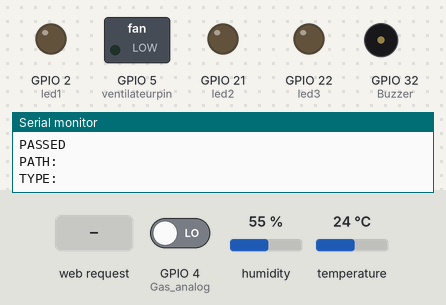
This sketch was run on a simulated ESP32. Shown: switched loads named in the sketch (green lamp = pin HIGH), output pins drawn as LEDs (lit = HIGH), buzzer (waves = sounding, pin HIGH), the last lines printed to the serial monitor. The inputs (shaded band) are chosen by the test bench; at power-on: GPIO 4 (Gas_analog) LOW, humidity 55 %, temperature 24 °C. WiFi joins after 1.5 s; servers stay silent unless stated.

Above: at 4.2 s.
4.3 s: GPIO 4 (Gas_analog) driven HIGH
At 5.49 s:
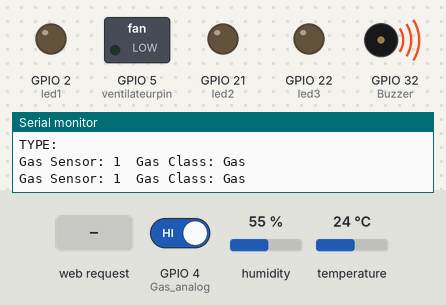
8.5 s: HTTP request GET /led1ON received
At 9.5 s:
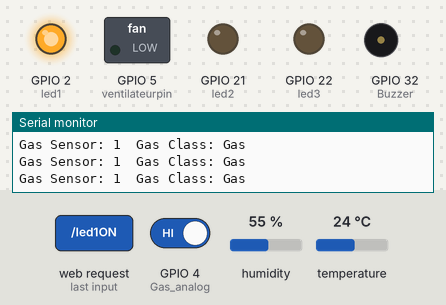
12.4 s: HTTP request GET /led2ON received
At 13.5 s:
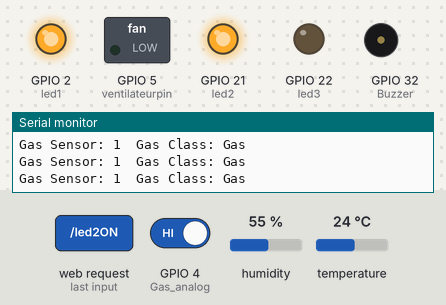
16.6 s: HTTP request GET /led1OFF received
At 18.0 s:
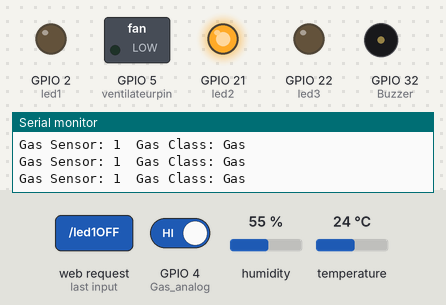
20.8 s: HTTP request GET /led3ON received
At 22.4 s:
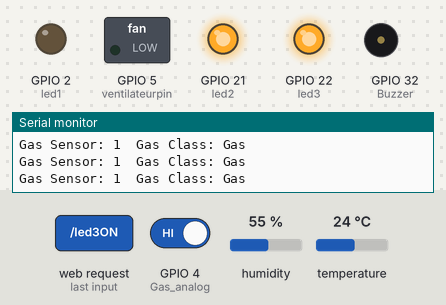
25.0 s: HTTP request GET /led2OFF received
At 26.7 s:
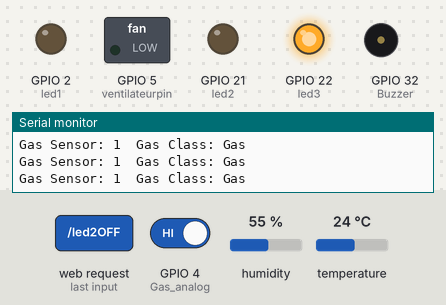
Timing chart, 0 to 30.2 s (numbered marks = the images above; inputs shaded):
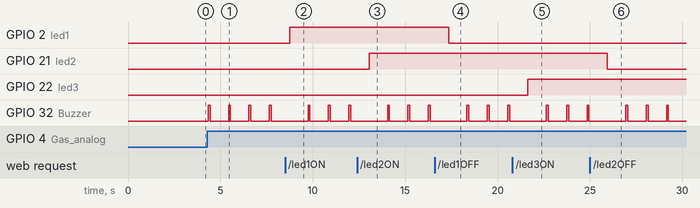

The sketch:

code_app_esp_valid.ino
```cpp
#include <Wire.h>
#include <Adafruit_Sensor.h>
#include <WiFi.h>
#include <WiFiClient.h>
#include <WebServer.h>
#include <ESPmDNS.h>
#include "ESPAsyncWebServer.h"

/*******dht firebase*********/

#include <Arduino.h>
#include <Firebase_ESP_Client.h>
#include <DHT.h>


/************************/

#define DHT11_PIN 15
#define DHTTYPE DHT11

#define ventilateurpin 5

DHT dht(DHT11_PIN, DHTTYPE);

// Provide the token generation process info.
#include "addons/TokenHelper.h"
// Provide the RTDB payload printing info and other helper functions.
#include "addons/RTDBHelper.h"

// Insert your network credentials
#define WIFI_SSID "TECNO SPARK 10 5G"
#define WIFI_PASSWORD "6a79jf929fx5k24"

// Insert Firebase project API Key
#define API_KEY "AIzaSyCxQoPPWrirjnwXAdh-5X-_1HUFvbOuEYU"

// Insert Authorized Email and Corresponding Password
#define USER_EMAIL "anatomerveille15@gmail.com"
#define USER_PASSWORD "15304am"

// Insert RTDB URLefine the RTDB URL
#define DATABASE_URL "https://smart-home-app-6e3a6-default-rtdb.firebaseio.com"

// Define Firebase objects
FirebaseData fbdo;
FirebaseAuth auth;
FirebaseConfig config;

// Variable to save USER UID
String uid;

// Variables to save database paths
String databasePath;
String tempPath;
String humPath;
//String presPath;

// BME280 sensor
//Adafruit_BME280 bme; // I2C
float temperature;
float humidite;
//float pressure;

// Timer variables (send new readings every three minutes)
unsigned long sendDataPrevMillis = 0;
unsigned long timerDelay = 180000;

/*******************DHT FIREBASE FIN *******************/

/******************RFID**************/
/*#include <ESP32Servo.h>
#include <SPI.h>
#include <MFRC522.h>

#define SS_PIN 21
#define RST_PIN 22
#define LED_G 25 //define green LED pin
#define LED_R 14//define red LED
#define BUZZER 12 //buzzer pin
MFRC522 mfrc522(SS_PIN, RST_PIN);   // Create MFRC522 instance.
Servo myServo; //define servo name
*/


/********************/

MDNSResponder mdns;

const char* ssid = "TECNO SPARK 10 5G";
const char* password = "6a79jf929fx5k24";


WebServer server(80);
String webpage = "";

int led1 = 2;
int led2 = 21;
int led3 = 22;

/*gaz sensor***********/
int Buzzer = 32;        // used for ESP32
int Gas_analog = 4;    // used for ESP32
//int Gas_digital = 4;   // used for ESP32

/*
//PIR
#define timeSeconds 10
// Set GPIOs for LED and PIR Motion Sensor
const int led = 26;
const int motionSensor = 27;

// Timer: Auxiliary variables
unsigned long now = millis();
unsigned long lastTrigger = 0;
boolean startTimer = false;
boolean motion = false;

// Checks if motion was detected, sets LED HIGH and starts a timer
void IRAM_ATTR detectsMovement() {
  digitalWrite(led, HIGH);
  startTimer = true;
  lastTrigger = millis();
}*/
/*******************/

// Initialize WiFi
void initWiFi() {
  WiFi.begin(WIFI_SSID, WIFI_PASSWORD);
  Serial.print("Connecting to WiFi ..");
  while (WiFi.status() != WL_CONNECTED) {
    Serial.print('.');
    delay(1000);
  }
  Serial.println(WiFi.localIP());
  Serial.println();
}

// Write float values to the database
void sendFloat(String path, float value){
  if (Firebase.RTDB.setFloat(&fbdo, path.c_str(), value)){
    Serial.print("Writing value: ");
    Serial.print (value);
    Serial.print(" on the following path: ");
    Serial.println(path);
    Serial.println("PASSED");
    Serial.println("PATH: " + fbdo.dataPath());
    Serial.println("TYPE: " + fbdo.dataType());
  }
  else {
    Serial.println("FAILED");
    Serial.println("REASON: " + fbdo.errorReason());
  }
}


void setup(void) {

 Serial.begin(115200);   // Initiate a serial communication
 /* SPI.begin();      // Initiate  SPI bus
  mfrc522.PCD_Init();   // Initiate MFRC522
  myServo.attach(13); //servo pin
  myServo.write(0); //servo start position
  pinMode(LED_G, OUTPUT);
  pinMode(LED_R, OUTPUT);
  pinMode(BUZZER, OUTPUT);
  noTone(BUZZER);
  Serial.println("Put your card to the reader...");
  Serial.println();
*/
/************************************/
  Serial.begin(115200);
  dht.begin();
  pinMode(ventilateurpin, OUTPUT);
  initWiFi();

  // Assign the api key (required)
  config.api_key = API_KEY;

  // Assign the user sign in credentials
  auth.user.email = USER_EMAIL;
  auth.user.password = USER_PASSWORD;

  // Assign the RTDB URL (required)
  config.database_url = DATABASE_URL;

  Firebase.reconnectWiFi(true);
  fbdo.setResponseSize(4096);

  // Assign the callback function for the long running token generation task */
  config.token_status_callback = tokenStatusCallback; //see addons/TokenHelper.h

  // Assign the maximum retry of token generation
  config.max_token_generation_retry = 5;

  // Initialize the library with the Firebase authen and config
  Firebase.begin(&config, &auth);

  // Getting the user UID might take a few seconds
  Serial.println("Getting User UID");
  while ((auth.token.uid) == "") {
    Serial.print('.');
    delay(1000);
  }
  // Print user UID
  uid = auth.token.uid.c_str();
  Serial.print("User UID: ");
  Serial.println(uid);

  // Update database path
  databasePath = "/UsersData/" + uid;

  // Update database path for sensor readings
  tempPath = databasePath + "/temperature"; // --> UsersData/<user_uid>/temperature
  humPath = databasePath + "/humidite"; // --> UsersData/<user_uid>/humidity


  //webpage += "<h1>ESP32 Web Server</h1><p>LED at GPIO4 <a href=\"led1ON\"><button>ON</button></a>&nbsp;<a href=\"led1OFF\"><button>OFF</button></a></p>";
  //webpage += "<p>LED at GPIO5 <a href=\"led2ON\"><button>ON</button></a>&nbsp;<a href=\"led2OFF\"><button>OFF</button></a></p>";


    /***sans web serveur**/
 /**********GAZ*************/

  pinMode(Buzzer, OUTPUT);
 // pinMode(Gas_digital, INPUT);
  // Serial port for debugging purposes


  /*// PIR Motion Sensor mode INPUT_PULLUP
  pinMode(motionSensor, INPUT_PULLUP);
  // Set motionSensor pin as interrupt, assign interrupt function and set RISING mode
  attachInterrupt(digitalPinToInterrupt(motionSensor), detectsMovement, RISING);

  // Set LED to LOW
  pinMode(led, OUTPUT);
  digitalWrite(led, LOW);*/


  pinMode(led1, OUTPUT);
  digitalWrite(led1, LOW);
  pinMode(led2, OUTPUT);
  digitalWrite(led2, LOW);
  pinMode(led3, OUTPUT);
  digitalWrite(led3, LOW);

  delay(1000);

  WiFi.begin(ssid, password);
  Serial.println("");
  while (WiFi.status() != WL_CONNECTED) {
    delay(500);
    Serial.print(".");
  }
  Serial.println("");
  Serial.print("Connected to ");
  Serial.println(ssid);
  Serial.print("IP address: ");
  Serial.println(WiFi.localIP());
   if (mdns.begin("esp")) {
    Serial.println("MDNS responder started");
  }
  server.on("/", []() {
    server.send(200, "text/html", webpage);
  });

  server.on("/led1ON", []() {
    server.send(200, "text/html", webpage);
    digitalWrite(led1, HIGH);
    delay(1000);
  });

  server.on("/led1OFF", []() {
    server.send(200, "text/html", webpage);
    digitalWrite(led1, LOW);
    delay(1000);
  });

  server.on("/led2ON", []() {
    server.send(200, "text/html", webpage);
    digitalWrite(led2, HIGH);
    delay(1000);
  });

  server.on("/led2OFF", []() {
    server.send(200, "text/html", webpage);
    digitalWrite(led2, LOW);
    delay(1000);
  });

  server.on("/led3ON", []() {
    server.send(200, "text/html", webpage);
    digitalWrite(led3, HIGH);
    delay(1000);
  });

   server.on("/led3OFF", []() {
    server.send(200, "text/html", webpage);
    digitalWrite(led3, LOW);
    delay(1000);
  });
  server.begin();
  Serial.println("HTTP server started");
}

void loop(void) {
  server.handleClient();


/***********gaz*****/
int gassensorAnalog = digitalRead(Gas_analog);

  Serial.print("Gas Sensor: ");
  Serial.print(gassensorAnalog);
  Serial.print("\t");
  Serial.print("Gas Class: ");


  if (gassensorAnalog >0  ) {
    Serial.println("Gas");
    digitalWrite (Buzzer, HIGH) ; //send tone
    delay(100);
    digitalWrite (Buzzer, LOW) ;  //no tone
  }
  else {
    Serial.println("No Gas");
  }
  delay(1000);


//pir
/*  // Current time
  now = millis();
  if((digitalRead(led) == HIGH) && (motion == false)) {
    Serial.println("MOTION DETECTED!!!");
    motion = true;
  }
// Turn off the LED after the number of seconds defined in the timeSeconds variable
  if(startTimer && (now - lastTrigger > (timeSeconds*1000))) {
    Serial.println("Motion stopped...");
    digitalWrite(led, LOW);
    startTimer = false;
    motion = false;
  }
*/
  /****************************/

// Send new readings to database
  if (Firebase.ready() && (millis() - sendDataPrevMillis > timerDelay || sendDataPrevMillis == 0)){
    sendDataPrevMillis = millis();

    // Get latest sensor readings
    temperature = dht.readTemperature();
    humidite = dht.readHumidity();
    //pressure = dht.readPressure()/100.0F;

    // Send readings to database:
    sendFloat(tempPath, temperature);
    sendFloat(humPath, humidite);

  }
if (temperature >25) {
    analogWrite(ventilateurpin, 1);

  }
  else {
    analogWrite(ventilateurpin, 0);
  }


/***************rfid******************************/
/*
// Look for new cards
  if ( ! mfrc522.PICC_IsNewCardPresent())
  {
    return;
  }
  // Select one of the cards
  if ( ! mfrc522.PICC_ReadCardSerial())
  {
    return;
  }
  //Show UID on serial monitor
  Serial.print("UID tag :");
  String content= "";
  byte letter;
  for (byte i = 0; i < mfrc522.uid.size; i++)
  {
     Serial.print(mfrc522.uid.uidByte[i] < 0x10 ? " 0" : " ");
     Serial.print(mfrc522.uid.uidByte[i], HEX);
     content.concat(String(mfrc522.uid.uidByte[i] < 0x10 ? " 0" : " "));
     content.concat(String(mfrc522.uid.uidByte[i], HEX));
  }
  Serial.println();
  Serial.print("Message : ");
  content.toUpperCase();
  if (content.substring(1) == "43 EC 77 A9") //change here the UID of the card/cards that you want to give access
  {
    Serial.println("Authorized access");
    Serial.println();
    delay(100);
    digitalWrite(LED_G, HIGH);
    tone(BUZZER, 500);
    delay(300);
    noTone(BUZZER);
    myServo.write(180);
    delay(500);
    myServo.write(0);
    digitalWrite(LED_G, LOW);
  }

 else   {
    Serial.println(" Access denied");
    digitalWrite(LED_R, HIGH);
    tone(BUZZER, 500);
    delay(1000);
    digitalWrite(LED_R, LOW);
    noTone(BUZZER);
  }
*/
}
```

Measured:
- after the input at 4.3 s, GPIO 32 (Buzzer): alternates HIGH for 0.10 s and LOW for 1.0 s, starting at once
- after the input at 8.5 s, GPIO 2 (led1): LOW → HIGH after 0.24 s
- after the input at 12.4 s, GPIO 21 (led2): LOW → HIGH after 0.65 s
- after the input at 16.6 s, GPIO 2 (led1): HIGH → LOW after 0.75 s
- after the input at 20.8 s, GPIO 22 (led3): LOW → HIGH after 0.85 s
- after the input at 25.0 s, GPIO 21 (led2): HIGH → LOW after 0.95 s
